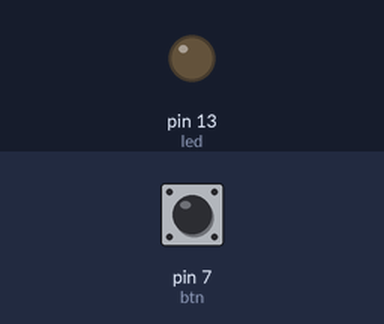
Bench run of a sketch on a simulated Arduino Uno, built with avr-gcc and run on an emulated ATmega328P. Shown: output pins drawn as LEDs (lit = HIGH). Inputs (shaded band) come from the test bench; at power-on: pin 7 (btn) HIGH. What the sketch prints to the serial monitor is not drawn.

Above: at 1.2 s.
1.3 s: pin 7 (btn) pulled LOW for 0.25 s
At 2.0 s:
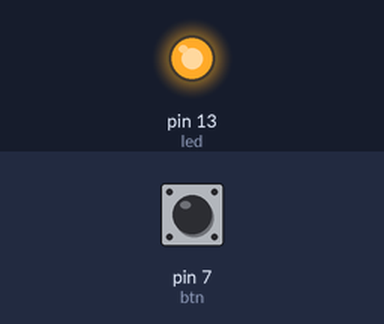
3.0 s: pin 7 (btn) pulled LOW for 1 s
At 3.9 s:
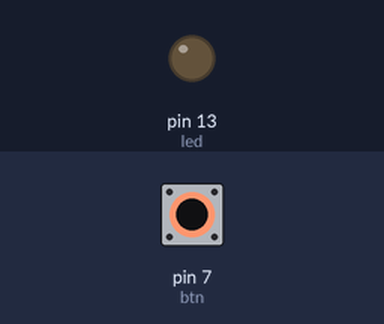
5.5 s: pin 7 (btn) pulled LOW for 3.2 s
At 6.4 s:
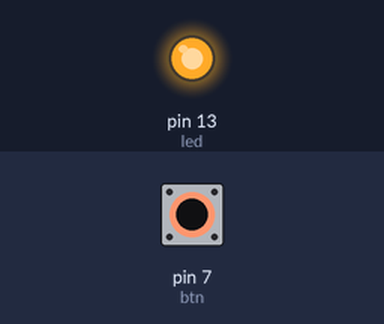
Timing chart, 0 to 8.5 s (numbered marks = the images above; inputs shaded):
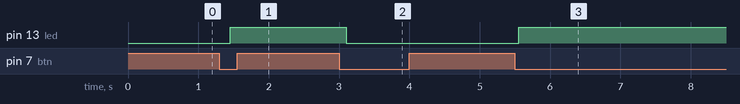

Measured:
- after the input at 1.3 s, pin 13 (led): LOW → HIGH after 0.15 s
- after the input at 3.0 s, pin 13 (led): HIGH → LOW after 0.10 s
- after the input at 5.5 s, pin 13 (led): LOW → HIGH after 0.05 s

The sketch:

arduino_led_blink_pattern.ino
```cpp
int led = 13;
int btn = 7;

static int led_state = 0;
static int prev_btn_data = HIGH;

void setup() {
  Serial.begin(115200);
  pinMode(led, OUTPUT);
  pinMode(btn, INPUT_PULLUP);

  Serial.println("System Started");
}

void loop() {
  int btn_data = digitalRead(btn);

  if (btn_data == LOW && prev_btn_data == HIGH) {
    Serial.println("Button Press Detected");
    delay(50); // debounce

    if (digitalRead(btn) == LOW) {
      led_state = !led_state;
      digitalWrite(led, led_state);

      Serial.print("LED State Changed → ");
      Serial.println(led_state ? "ON" : "OFF");
    }
  }

  prev_btn_data = btn_data;

  // CLEAR SERIAL MONITOR (ANSI Escape)
  Serial.write(27);
  Serial.print("[2J");
  Serial.print("\033[H");

  delay(200);  // optional
}
```
